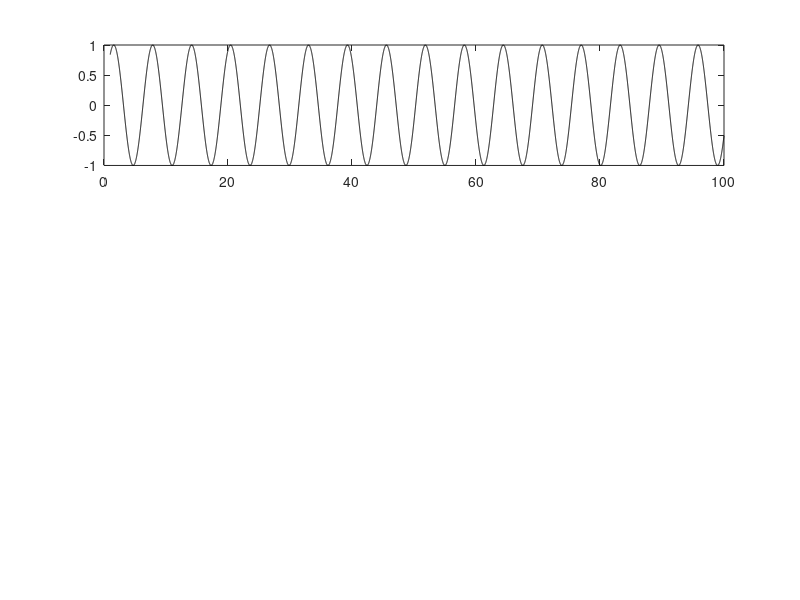

Recreate this plot in MATLAB.
clear
hold off
%% Below is a test of the Nyquist theorem experinment

% figure
subplot(3,1,1)

% Original signal (
x = 1:0.01:100;
y = sin(x);
plot(x, y, 'k')






















